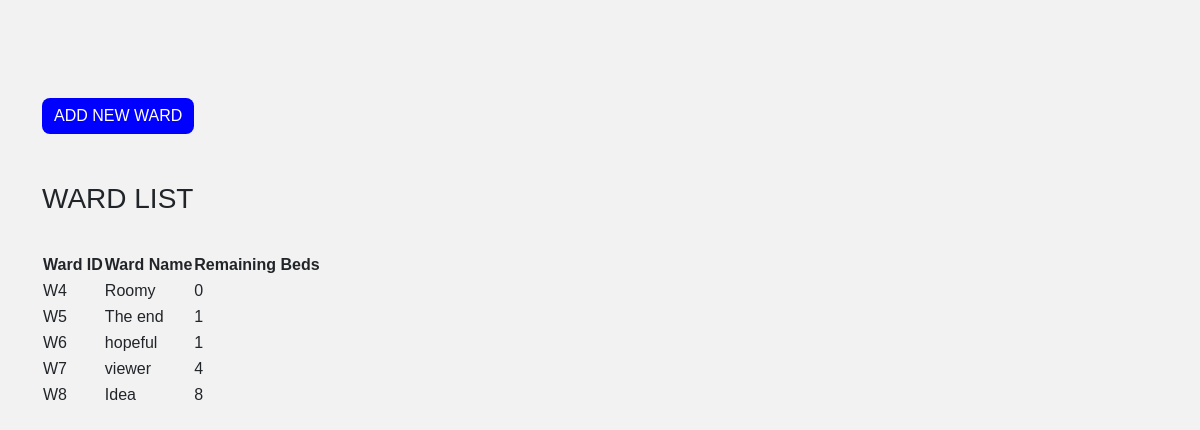
/wardtype.php, run on the app's committed database.
### tables this page shows
CREATE TABLE `ward` (
  `ward_id` varchar(5) NOT NULL,
  `ward_name` varchar(25) DEFAULT NULL,
  `number_beds` int(11) DEFAULT 5,
  `nurse_in_charge` varchar(20) NOT NULL,
  `ward_type` varchar(20) DEFAULT NULL,
  `Remaining_Beds` int(11) DEFAULT NULL
);

### wardtype.php (the view, shortened to what this page needs)
<?php
include 'dbcon/dbcon.php';
?>
<!DOCTYPE html>
<html lang="en">
<head>
    <link rel="stylesheet" href="https://cdn.jsdelivr.net/npm/bootstrap@5.2.3/dist/css/bootstrap.min.css">
</head>
<body>
<div class="container">
    <button class="btn btn-primary my-5 add-ward-button">
        <a href="main/ward.php" style="text-decoration: none; color: white;">ADD NEW WARD</a>
    </button>
    <h3>WARD LIST</h3>
    <table class="table table-bordered">
<?php
$sql = "SELECT
            W.ward_id,
            W.ward_name,
            W.number_beds - IFNULL(COUNT(P.patient_id), 0) AS Remaining_Beds,
            GROUP_CONCAT(P.name) AS patient_names
        FROM
            ward W
        LEFT JOIN
            patient P ON W.ward_id = P.ward_id
        GROUP BY
            W.ward_id, W.ward_name, W.number_beds";
$result = $conn->query($sql);
if ($result) {
    echo '<table>';
    echo '<tr scope="row">
            <th>Ward ID</th>
            <th>Ward Name</th>
            <th>Remaining Beds</th>
        </tr>';
    while ($row = mysqli_fetch_assoc($result)) {
        $ward_id = $row['ward_id'];
        $ward_name = $row['ward_name'];
        $remaining_beds = $row['Remaining_Beds'];
        echo '<tr scope="row">
                <td>' . $ward_id . '</td>
                <td>' . $ward_name . '</td>
                <td>' . $remaining_beds . '</td>
            </tr>';
    }
    echo '</table>';
}
?>

### wardtype.php (style rules this page uses)
body { background-color: #f2f2f2; font-family: sans-serif; }
.container { margin-top: 50px; }
.add-ward-button { background-color: blue; border: none; border-radius: 8px; }
.table { margin-top: 20px; }

### data on the page
ward: ward_id "W4", ward_name "Roomy", remaining_beds "0"
ward: ward_id "W5", ward_name "The end", remaining_beds "1"
ward: ward_id "W6", ward_name "hopeful", remaining_beds "1"
ward: ward_id "W7", ward_name "viewer", remaining_beds "4"
ward: ward_id "W8", ward_name "Idea", remaining_beds "8"
